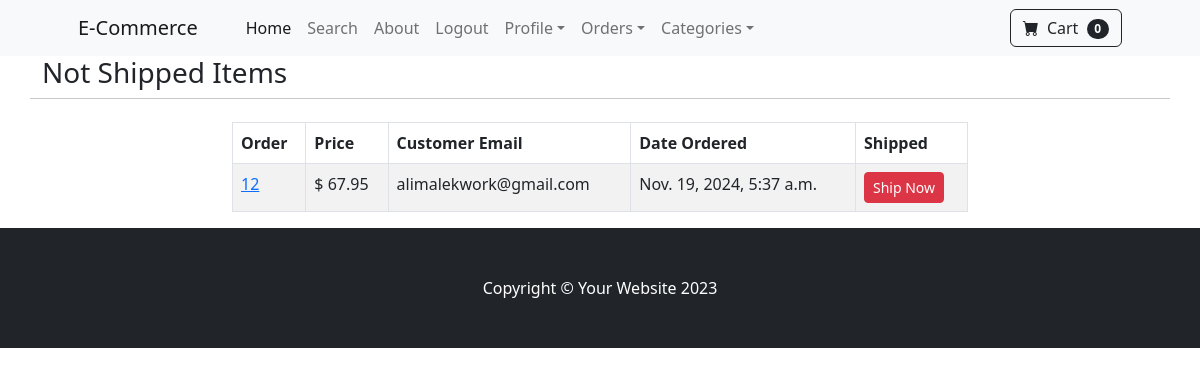
Page /payment/not_shipped_dash (signed in) on the committed database.
### payment/models.py (models this page shows, shortened)
class Order(models.Model):
    user = models.ForeignKey(User, on_delete=models.CASCADE, null=True, blank=True)
    full_name = models.CharField(max_length=250)
    email = models.EmailField(max_length=250)
    shipping_address = models.TextField()
    amount_paid = models.DecimalField(max_digits=10, decimal_places=2)
    date_ordered = models.DateTimeField(auto_now_add=True)
    shipped = models.BooleanField(default=False)
    date_shipped = models.DateTimeField(blank=True, null=True)

### payment/views.py (the view, shortened to what this page needs)
# urls.py: path('not_shipped_dash', views.not_shipped_dash, name='not_shipped_dash'),
def not_shipped_dash(request):
    if request.user.is_authenticated and request.user.is_superuser:
        orders = Order.objects.filter(shipped=False)
        return render(request, "payment/not_shipped_dash.html", {'orders': orders})
    else:
        messages.success(request, "Access Denied!")
        return redirect('home')

### cart/cart.py (called while the page is built)
    def __len__(self):
        return len(self.cart)

### cart/context_processors.py (called while the page is built)
def cart(request):
    return {'cart': Cart(request)}

### store/context_processors.py (called while the page is built)
def categories(request):
    categories = Category.objects.all()
    return {'categories': categories}

### payment/templates/payment/not_shipped_dash.html (shortened to what this page needs)
{% extends 'store/base.html' %}
{% block content %}
        <div class="container">
            <div class="row">
                <h3>Not Shipped Items</h3>
                <br/>
                <hr>
                <br/>
                    <div class="col-8 mx-auto">
                        <table class="table table-striped table-hover table-bordered">
                          <thead>
                            <tr>
                              <th scope="col">Order</th>
                              <th scope="col">Price</th>
                              <th scope="col">Customer Email</th>
                              <th scope="col">Date Ordered</th>
                              <th scope="col">Shipped</th>
                            </tr>
                          </thead>
                          <tbody>
                          {% for order in orders %}
                          	 <tr>
                              <td><a href="{% url 'orders' order.id %}">{{ order.id }}</a></td>
                              <td>$ {{ order.amount_paid }}</td>
                              <td>{{ order.email }}</td>
                              <td>{{ order.date_ordered }}</td>
                              <td>
                                  <form method="post">
                                      <button type="submit" class="btn btn-danger btn-sm">Ship Now</button>
                                  </form>
                              </td>
                            </tr>
                          {% endfor %}
                          </tbody>
                        </table>
                    </div>
            </div>
        </div>
{% endblock %}

### rows in the picture
Order: id "12", amount_paid "67.95", email "alimalekwork@gmail.com", date_ordered "Nov. 19, 2024, 5:37 a.m."

### other values in the picture
{{ cart|length }} "0"
